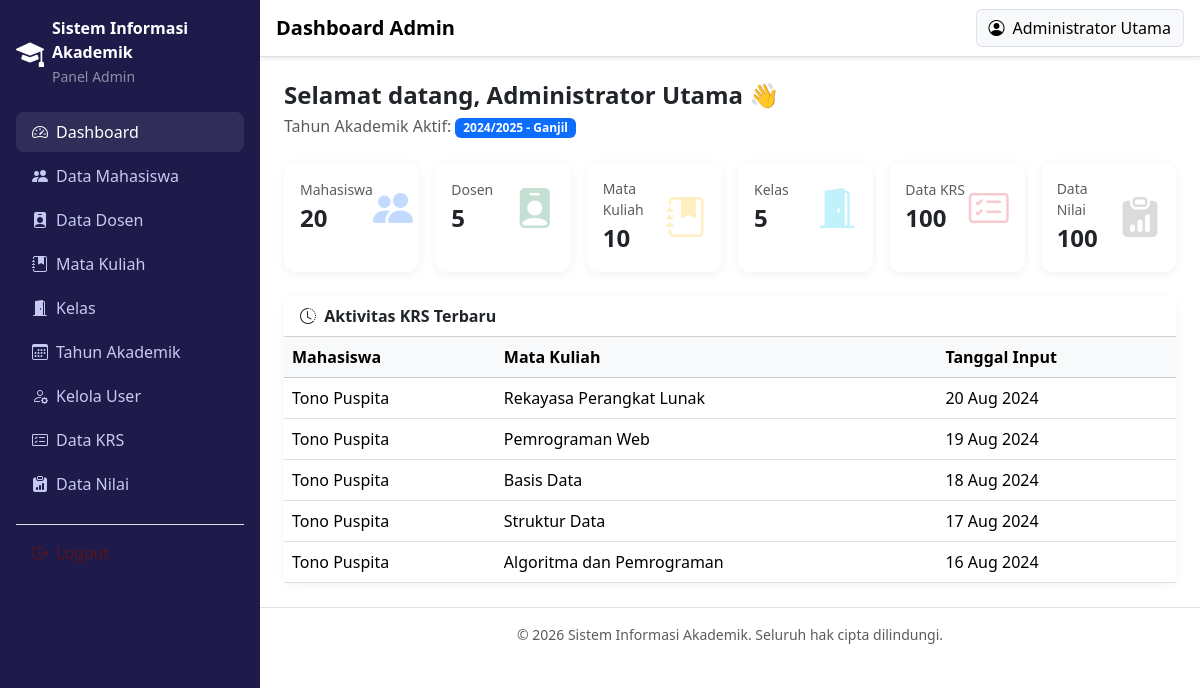
Page /admin/dashboard.php (signed in) on the committed database.
### tables this page shows
CREATE TABLE `tahun_akademik` (
  `id` INT UNSIGNED AUTO_INCREMENT PRIMARY KEY,
  `tahun` VARCHAR(20) NOT NULL COMMENT 'contoh: 2024/2025',
  `semester` ENUM('Ganjil', 'Genap') NOT NULL,
  `status` ENUM('aktif', 'nonaktif') NOT NULL DEFAULT 'nonaktif',
  `created_at` TIMESTAMP DEFAULT CURRENT_TIMESTAMP,
  UNIQUE KEY `uniq_tahun_semester` (`tahun`, `semester`)
);

CREATE TABLE `krs` (
  `id` INT UNSIGNED AUTO_INCREMENT PRIMARY KEY,
  `mahasiswa_id` INT UNSIGNED NOT NULL,
  `kelas_id` INT UNSIGNED NOT NULL,
  `tahun_akademik_id` INT UNSIGNED NOT NULL,
  `tanggal_input` DATE NOT NULL,
  `status` ENUM('diajukan', 'disetujui', 'ditolak') NOT NULL DEFAULT 'diajukan',
  `created_at` TIMESTAMP DEFAULT CURRENT_TIMESTAMP,
  CONSTRAINT `fk_krs_mahasiswa` FOREIGN KEY (`mahasiswa_id`) REFERENCES `mahasiswa`(`id`) ON DELETE CASCADE ON UPDATE CASCADE,
  CONSTRAINT `fk_krs_kelas` FOREIGN KEY (`kelas_id`) REFERENCES `kelas`(`id`) ON DELETE CASCADE ON UPDATE CASCADE,
  CONSTRAINT `fk_krs_tahun` FOREIGN KEY (`tahun_akademik_id`) REFERENCES `tahun_akademik`(`id`) ON DELETE CASCADE ON UPDATE CASCADE,
  UNIQUE KEY `uniq_krs_mhs_kelas` (`mahasiswa_id`, `kelas_id`)
);

CREATE TABLE `mahasiswa` (
  `id` INT UNSIGNED AUTO_INCREMENT PRIMARY KEY,
  `user_id` INT UNSIGNED NOT NULL UNIQUE,
  `nim` VARCHAR(20) NOT NULL UNIQUE,
  `nama` VARCHAR(100) NOT NULL,
  `jenis_kelamin` ENUM('L', 'P') NOT NULL,
  `angkatan` YEAR NOT NULL,
  `no_hp` VARCHAR(20) DEFAULT NULL,
  `alamat` TEXT DEFAULT NULL,
  `foto` VARCHAR(255) DEFAULT NULL,
  `created_at` TIMESTAMP DEFAULT CURRENT_TIMESTAMP,
  CONSTRAINT `fk_mahasiswa_user` FOREIGN KEY (`user_id`) REFERENCES `users`(`id`) ON DELETE CASCADE ON UPDATE CASCADE
);

CREATE TABLE `mata_kuliah` (
  `id` INT UNSIGNED AUTO_INCREMENT PRIMARY KEY,
  `kode_mk` VARCHAR(20) NOT NULL UNIQUE,
  `nama_mk` VARCHAR(150) NOT NULL,
  `sks` TINYINT UNSIGNED NOT NULL,
  `semester` TINYINT UNSIGNED NOT NULL COMMENT 'semester ke berapa mk ini ditawarkan',
  `created_at` TIMESTAMP DEFAULT CURRENT_TIMESTAMP
);

### includes/auth.php (called while the page is built, shortened)
<?php
function currentUserName(): string
{
    return $_SESSION['nama'] ?? 'Pengguna';
}

### admin/dashboard.php (the view, shortened to what this page needs)
<?php
require_once __DIR__ . '/../includes/auth.php';
$db = Database::getConnection();
$stmtStats = $db->query('
    SELECT
        (SELECT COUNT(*) FROM mahasiswa)   AS total_mahasiswa,
        (SELECT COUNT(*) FROM dosen)       AS total_dosen,
        (SELECT COUNT(*) FROM mata_kuliah) AS total_mata_kuliah,
        (SELECT COUNT(*) FROM kelas)       AS total_kelas,
        (SELECT COUNT(*) FROM krs)         AS total_krs,
        (SELECT COUNT(*) FROM nilai)       AS total_nilai
');
$hasilStats = $stmtStats->fetch();
$stats = [
    'mahasiswa'   => (int) $hasilStats['total_mahasiswa'],
    'dosen'       => (int) $hasilStats['total_dosen'],
    'mata_kuliah' => (int) $hasilStats['total_mata_kuliah'],
    'kelas'       => (int) $hasilStats['total_kelas'],
    'krs'         => (int) $hasilStats['total_krs'],
    'nilai'       => (int) $hasilStats['total_nilai'],
];
$stmtTahun = $db->query("SELECT tahun, semester FROM tahun_akademik WHERE status = 'aktif' LIMIT 1");
$tahunAktif = $stmtTahun->fetch();
$stmtAktivitas = $db->query("
    SELECT m.nama AS nama_mahasiswa, mk.nama_mk, k.tanggal_input
    FROM krs k
    JOIN mahasiswa m ON m.id = k.mahasiswa_id
    JOIN kelas kl ON kl.id = k.kelas_id
    JOIN mata_kuliah mk ON mk.id = kl.mata_kuliah_id
    ORDER BY k.id DESC
    LIMIT 5
");
$aktivitasTerbaru = $stmtAktivitas->fetchAll();
require_once __DIR__ . '/../includes/header.php';
?>
<div class="d-flex justify-content-between align-items-center mb-4">
    <div>
        <h4 class="fw-bold mb-1">Selamat datang, <?= htmlspecialchars(currentUserName()) ?> 👋</h4>
        <p class="text-muted mb-0">
            Tahun Akademik Aktif:
            <span class="badge bg-primary">
                <?= $tahunAktif ? htmlspecialchars($tahunAktif['tahun'] . ' - ' . $tahunAktif['semester']) : 'Belum diatur' ?>
            </span>
        </p>
    </div>
</div>
<div class="row g-3 mb-4">
    <div class="col-6 col-md-4 col-xl-2">
        <div class="card card-stat h-100">
            <div class="card-body">
                <div class="d-flex align-items-center justify-content-between">
                    <div>
                        <div class="text-muted small">Mahasiswa</div>
                        <div class="fs-4 fw-bold"><?= $stats['mahasiswa'] ?></div>
                    </div>
                    <i class="bi bi-people-fill fs-1 text-primary opacity-25"></i>
                </div>
            </div>
        </div>
    </div>
    <div class="col-6 col-md-4 col-xl-2">
        <div class="card card-stat h-100">
            <div class="card-body">
                <div class="d-flex align-items-center justify-content-between">
                    <div>
                        <div class="text-muted small">Dosen</div>
                        <div class="fs-4 fw-bold"><?= $stats['dosen'] ?></div>
                    </div>
                    <i class="bi bi-person-badge-fill fs-1 text-success opacity-25"></i>
                </div>
            </div>
        </div>
    </div>
    <div class="col-6 col-md-4 col-xl-2">
        <div class="card card-stat h-100">
            <div class="card-body">
                <div class="d-flex align-items-center justify-content-between">
                    <div>
                        <div class="text-muted small">Mata Kuliah</div>
                        <div class="fs-4 fw-bold"><?= $stats['mata_kuliah'] ?></div>
                    </div>
                    <i class="bi bi-journal-bookmark-fill fs-1 text-warning opacity-25"></i>
                </div>
            </div>
        </div>
    </div>
    <div class="col-6 col-md-4 col-xl-2">
        <div class="card card-stat h-100">
            <div class="card-body">
                <div class="d-flex align-items-center justify-content-between">
                    <div>
                        <div class="text-muted small">Kelas</div>
                        <div class="fs-4 fw-bold"><?= $stats['kelas'] ?></div>
                    </div>
                    <i class="bi bi-door-open-fill fs-1 text-info opacity-25"></i>
                </div>
            </div>
        </div>
    </div>
    <div class="col-6 col-md-4 col-xl-2">
        <div class="card card-stat h-100">
            <div class="card-body">
                <div class="d-flex align-items-center justify-content-between">
                    <div>
                        <div class="text-muted small">Data KRS</div>
                        <div class="fs-4 fw-bold"><?= $stats['krs'] ?></div>
                    </div>
                    <i class="bi bi-card-checklist fs-1 text-danger opacity-25"></i>
                </div>
            </div>
        </div>
    </div>
    <div class="col-6 col-md-4 col-xl-2">
        <div class="card card-stat h-100">
            <div class="card-body">
                <div class="d-flex align-items-center justify-content-between">
                    <div>
                        <div class="text-muted small">Data Nilai</div>
                        <div class="fs-4 fw-bold"><?= $stats['nilai'] ?></div>
                    </div>
                    <i class="bi bi-clipboard-data-fill fs-1 text-secondary opacity-25"></i>
                </div>
            </div>
        </div>
    </div>
</div>
<div class="card card-stat">
    <div class="card-header bg-white fw-semibold">
        <i class="bi bi-clock-history me-1"></i> Aktivitas KRS Terbaru
    </div>
    <div class="card-body p-0">
        <div class="table-responsive">
            <table class="table table-hover mb-0 align-middle">
                <thead class="table-light">
                    <tr>
                        <th>Mahasiswa</th>
                        <th>Mata Kuliah</th>
                        <th>Tanggal Input</th>
                    </tr>
                </thead>
                <tbody>
                    <?php if (empty($aktivitasTerbaru)): ?>
                        <tr>
                            <td colspan="3" class="text-center text-muted py-3">Belum ada data KRS.</td>
                        </tr>
                    <?php else: ?>
                        <?php foreach ($aktivitasTerbaru as $item): ?>
                            <tr>
                                <td><?= htmlspecialchars($item['nama_mahasiswa']) ?></td>
                                <td><?= htmlspecialchars($item['nama_mk']) ?></td>
                                <td><?= htmlspecialchars(date('d M Y', strtotime($item['tanggal_input']))) ?></td>
                            </tr>
                        <?php endforeach; ?>
                    <?php endif; ?>
                </tbody>
            </table>
        </div>
    </div>
</div>
<?php require_once __DIR__ . '/../includes/footer.php'; ?>

### assets/css/style.css (style rules this page uses)
:root { --sia-primary: #4f46e5; --sia-primary-dark: #3730a3; --sia-bg-soft: #f4f5fb; }
body { font-family: 'Segoe UI', Roboto, Arial, sans-serif; }
.card-stat { border: none; border-radius: 12px; box-shadow: 0 2px 10px rgba(0, 0, 0, 0.06); }

### rows in the picture
tahun_akademik: tahun+semester "2024/2025 - Ganjil"
krs: mahasiswa.nama "Tono Puspita", mata_kuliah.nama_mk "Rekayasa Perangkat Lunak", tanggal_input "20 Aug 2024"
krs: mahasiswa.nama "Tono Puspita", mata_kuliah.nama_mk "Pemrograman Web", tanggal_input "19 Aug 2024"
krs: mahasiswa.nama "Tono Puspita", mata_kuliah.nama_mk "Basis Data", tanggal_input "18 Aug 2024"
krs: mahasiswa.nama "Tono Puspita", mata_kuliah.nama_mk "Struktur Data", tanggal_input "17 Aug 2024"
krs: mahasiswa.nama "Tono Puspita", mata_kuliah.nama_mk "Algoritma dan Pemrograman", tanggal_input "16 Aug 2024"

### other values in the picture
APP_NAME "Sistem Informasi Akademik"
$role "Admin"
$pageTitle "Dashboard Admin"
currentUserName() "Administrator Utama"
$stats['mahasiswa'] "20"
$stats['dosen'] "5"
$stats['mata_kuliah'] "10"
$stats['kelas'] "5"
$stats['krs'] "100"
$stats['nilai'] "100"
